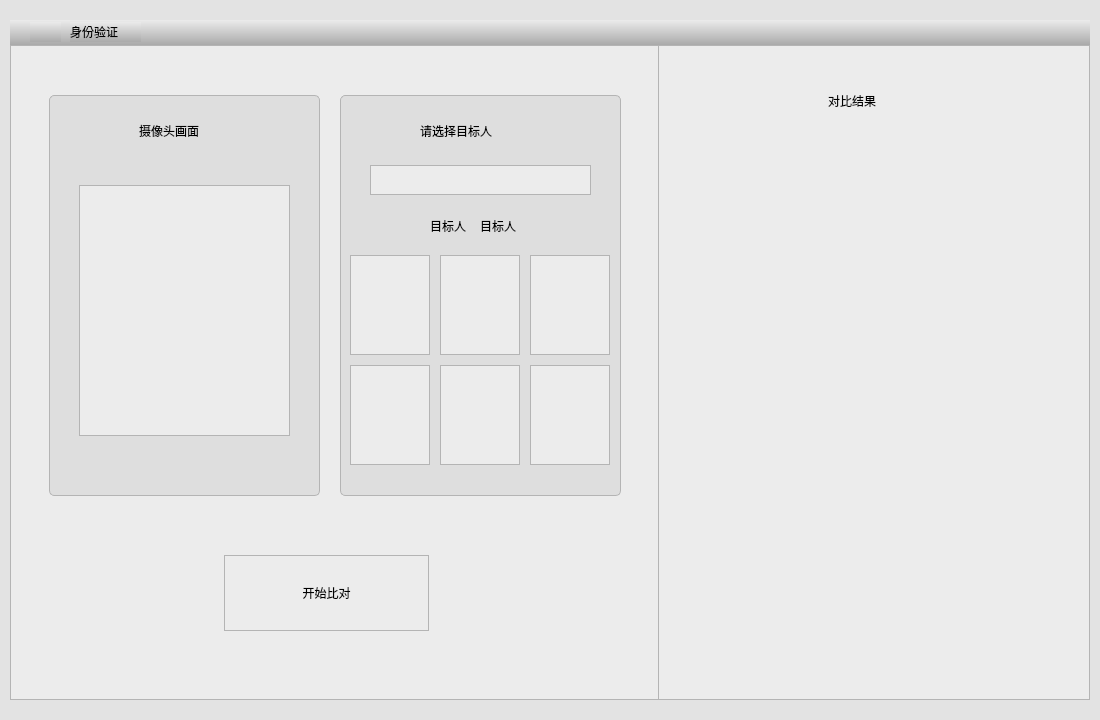
<?xml version="1.0" encoding="UTF-8"?>
<ui version="4.0">
 <class>FaceIdentityDiscern</class>
 <widget class="QWidget" name="FaceIdentityDiscern">
  <property name="geometry">
   <rect>
    <x>0</x>
    <y>0</y>
    <width>1100</width>
    <height>720</height>
   </rect>
  </property>
  <property name="minimumSize">
   <size>
    <width>1100</width>
    <height>720</height>
   </size>
  </property>
  <property name="maximumSize">
   <size>
    <width>1100</width>
    <height>720</height>
   </size>
  </property>
  <property name="windowTitle">
   <string>Form</string>
  </property>
  <property name="styleSheet">
   <string notr="true">background-color: rgb(227, 227, 227);</string>
  </property>
  <layout class="QVBoxLayout" name="verticalLayout">
   <property name="spacing">
    <number>0</number>
   </property>
   <property name="leftMargin">
    <number>10</number>
   </property>
   <property name="topMargin">
    <number>20</number>
   </property>
   <property name="rightMargin">
    <number>10</number>
   </property>
   <property name="bottomMargin">
    <number>20</number>
   </property>
   <item>
    <widget class="QWidget" name="widget" native="true">
     <layout class="QVBoxLayout" name="verticalLayout_2">
      <property name="spacing">
       <number>0</number>
      </property>
      <property name="leftMargin">
       <number>0</number>
      </property>
      <property name="topMargin">
       <number>0</number>
      </property>
      <property name="rightMargin">
       <number>0</number>
      </property>
      <property name="bottomMargin">
       <number>0</number>
      </property>
      <item>
       <widget class="QWidget" name="widget_3" native="true">
        <property name="minimumSize">
         <size>
          <width>0</width>
          <height>25</height>
         </size>
        </property>
        <property name="maximumSize">
         <size>
          <width>16777215</width>
          <height>25</height>
         </size>
        </property>
        <property name="styleSheet">
         <string notr="true">border-radius:0px;
background-color: qlineargradient(spread:pad, x1:0, y1:0, x2:0, y2:1, stop:0 rgba(235, 235, 235, 255), stop:1 rgba(170, 170, 170, 255));</string>
        </property>
        <widget class="QLabel" name="label">
         <property name="geometry">
          <rect>
           <x>20</x>
           <y>2</y>
           <width>31</width>
           <height>20</height>
          </rect>
         </property>
         <property name="styleSheet">
          <string notr="true">border:none</string>
         </property>
         <property name="text">
          <string/>
         </property>
         <property name="pixmap">
          <pixmap resource="../Resouce.qrc">:/images/身份验证.png</pixmap>
         </property>
        </widget>
        <widget class="QLabel" name="label_2">
         <property name="geometry">
          <rect>
           <x>60</x>
           <y>2</y>
           <width>71</width>
           <height>20</height>
          </rect>
         </property>
         <property name="styleSheet">
          <string notr="true">border:none;
font: 11pt &quot;黑体&quot;;</string>
         </property>
         <property name="text">
          <string>身份验证</string>
         </property>
        </widget>
       </widget>
      </item>
      <item>
       <widget class="QWidget" name="widget_2" native="true">
        <property name="styleSheet">
         <string notr="true">border:1px solid rgb(180,180,180);
background-color:rgb(236,236,236)</string>
        </property>
        <widget class="QWidget" name="widget_4" native="true">
         <property name="geometry">
          <rect>
           <x>0</x>
           <y>0</y>
           <width>649</width>
           <height>655</height>
          </rect>
         </property>
         <property name="styleSheet">
          <string notr="true">background:rgb(236,236,236)</string>
         </property>
         <widget class="QWidget" name="widget_6" native="true">
          <property name="geometry">
           <rect>
            <x>39</x>
            <y>50</y>
            <width>271</width>
            <height>401</height>
           </rect>
          </property>
          <property name="styleSheet">
           <string notr="true">border:1px solid rgb(180,180,180);
border-radius:5px;
background-color:rgb(222,222,222)</string>
          </property>
          <widget class="QLabel" name="label_3">
           <property name="geometry">
            <rect>
             <x>90</x>
             <y>20</y>
             <width>101</width>
             <height>31</height>
            </rect>
           </property>
           <property name="styleSheet">
            <string notr="true">border:none;
font: 14pt &quot;黑体&quot;;</string>
           </property>
           <property name="text">
            <string>摄像头画面</string>
           </property>
          </widget>
          <widget class="QLabel" name="m_labelCameraImage">
           <property name="geometry">
            <rect>
             <x>30</x>
             <y>90</y>
             <width>211</width>
             <height>251</height>
            </rect>
           </property>
           <property name="styleSheet">
            <string notr="true">border-radius:0px;
background-color: rgb(236, 236, 236);</string>
           </property>
           <property name="text">
            <string/>
           </property>
           <property name="scaledContents">
            <bool>true</bool>
           </property>
          </widget>
         </widget>
         <widget class="QWidget" name="widget_7" native="true">
          <property name="geometry">
           <rect>
            <x>330</x>
            <y>50</y>
            <width>281</width>
            <height>401</height>
           </rect>
          </property>
          <property name="styleSheet">
           <string notr="true">border:1px solid rgb(180,180,180);
border-radius:5px;
background-color:rgb(222,222,222)</string>
          </property>
          <widget class="QLabel" name="label_5">
           <property name="geometry">
            <rect>
             <x>80</x>
             <y>20</y>
             <width>121</width>
             <height>31</height>
            </rect>
           </property>
           <property name="styleSheet">
            <string notr="true">border:none;
font: 14pt &quot;黑体&quot;;</string>
           </property>
           <property name="text">
            <string>请选择目标人</string>
           </property>
          </widget>
          <widget class="QLineEdit" name="m_editSearch">
           <property name="geometry">
            <rect>
             <x>30</x>
             <y>70</y>
             <width>221</width>
             <height>30</height>
            </rect>
           </property>
           <property name="styleSheet">
            <string notr="true">border-radius:0px;
background-color: rgb(236, 236, 236);</string>
           </property>
          </widget>
          <widget class="QLabel" name="label_6">
           <property name="geometry">
            <rect>
             <x>90</x>
             <y>120</y>
             <width>51</width>
             <height>21</height>
            </rect>
           </property>
           <property name="styleSheet">
            <string notr="true">border:none;
font: 11pt &quot;黑体&quot;;</string>
           </property>
           <property name="text">
            <string>目标人</string>
           </property>
          </widget>
          <widget class="QLabel" name="m_labelTargetImage1">
           <property name="geometry">
            <rect>
             <x>10</x>
             <y>160</y>
             <width>80</width>
             <height>100</height>
            </rect>
           </property>
           <property name="styleSheet">
            <string notr="true">border-radius:0px;
background-color: rgb(236, 236, 236);</string>
           </property>
           <property name="text">
            <string/>
           </property>
           <property name="scaledContents">
            <bool>true</bool>
           </property>
          </widget>
          <widget class="QLabel" name="m_labelTargetImage2">
           <property name="geometry">
            <rect>
             <x>100</x>
             <y>160</y>
             <width>80</width>
             <height>100</height>
            </rect>
           </property>
           <property name="styleSheet">
            <string notr="true">border-radius:0px;
background-color: rgb(236, 236, 236);</string>
           </property>
           <property name="text">
            <string/>
           </property>
           <property name="scaledContents">
            <bool>true</bool>
           </property>
          </widget>
          <widget class="QLabel" name="m_labelTargetImage3">
           <property name="geometry">
            <rect>
             <x>190</x>
             <y>160</y>
             <width>80</width>
             <height>100</height>
            </rect>
           </property>
           <property name="styleSheet">
            <string notr="true">border-radius:0px;
background-color: rgb(236, 236, 236);</string>
           </property>
           <property name="text">
            <string/>
           </property>
           <property name="scaledContents">
            <bool>true</bool>
           </property>
          </widget>
          <widget class="QLabel" name="m_labelTargetImage4">
           <property name="geometry">
            <rect>
             <x>10</x>
             <y>270</y>
             <width>80</width>
             <height>100</height>
            </rect>
           </property>
           <property name="styleSheet">
            <string notr="true">border-radius:0px;
background-color: rgb(236, 236, 236);</string>
           </property>
           <property name="text">
            <string/>
           </property>
           <property name="scaledContents">
            <bool>true</bool>
           </property>
          </widget>
          <widget class="QLabel" name="m_labelTargetImage5">
           <property name="geometry">
            <rect>
             <x>100</x>
             <y>270</y>
             <width>80</width>
             <height>100</height>
            </rect>
           </property>
           <property name="styleSheet">
            <string notr="true">border-radius:0px;
background-color: rgb(236, 236, 236);</string>
           </property>
           <property name="text">
            <string/>
           </property>
           <property name="scaledContents">
            <bool>true</bool>
           </property>
          </widget>
          <widget class="QLabel" name="m_labelTargetImage6">
           <property name="geometry">
            <rect>
             <x>190</x>
             <y>270</y>
             <width>80</width>
             <height>100</height>
            </rect>
           </property>
           <property name="styleSheet">
            <string notr="true">border-radius:0px;
background-color: rgb(236, 236, 236);</string>
           </property>
           <property name="text">
            <string/>
           </property>
           <property name="scaledContents">
            <bool>true</bool>
           </property>
          </widget>
          <widget class="QLabel" name="m_labelTargetPerson">
           <property name="geometry">
            <rect>
             <x>140</x>
             <y>120</y>
             <width>51</width>
             <height>21</height>
            </rect>
           </property>
           <property name="styleSheet">
            <string notr="true">border:none;
font: 11pt &quot;黑体&quot;;</string>
           </property>
           <property name="text">
            <string>目标人</string>
           </property>
          </widget>
         </widget>
         <widget class="QPushButton" name="btnBeginCompare">
          <property name="geometry">
           <rect>
            <x>214</x>
            <y>510</y>
            <width>205</width>
            <height>76</height>
           </rect>
          </property>
          <property name="text">
           <string>开始比对</string>
          </property>
         </widget>
        </widget>
        <widget class="QWidget" name="widget_5" native="true">
         <property name="geometry">
          <rect>
           <x>648</x>
           <y>0</y>
           <width>432</width>
           <height>655</height>
          </rect>
         </property>
         <property name="styleSheet">
          <string notr="true">background:rgb(236,236,236)</string>
         </property>
         <widget class="QLabel" name="label_13">
          <property name="geometry">
           <rect>
            <x>170</x>
            <y>40</y>
            <width>101</width>
            <height>31</height>
           </rect>
          </property>
          <property name="styleSheet">
           <string notr="true">border:none;
font: 16pt &quot;黑体&quot;;</string>
          </property>
          <property name="text">
           <string>对比结果</string>
          </property>
         </widget>
         <widget class="QTableWidget" name="m_tableCompareResult">
          <property name="geometry">
           <rect>
            <x>1</x>
            <y>84</y>
            <width>430</width>
            <height>570</height>
           </rect>
          </property>
          <property name="styleSheet">
           <string notr="true">border:none</string>
          </property>
         </widget>
        </widget>
       </widget>
      </item>
     </layout>
    </widget>
   </item>
  </layout>
 </widget>
 <resources>
  <include location="../Resouce.qrc"/>
 </resources>
 <connections/>
</ui>
